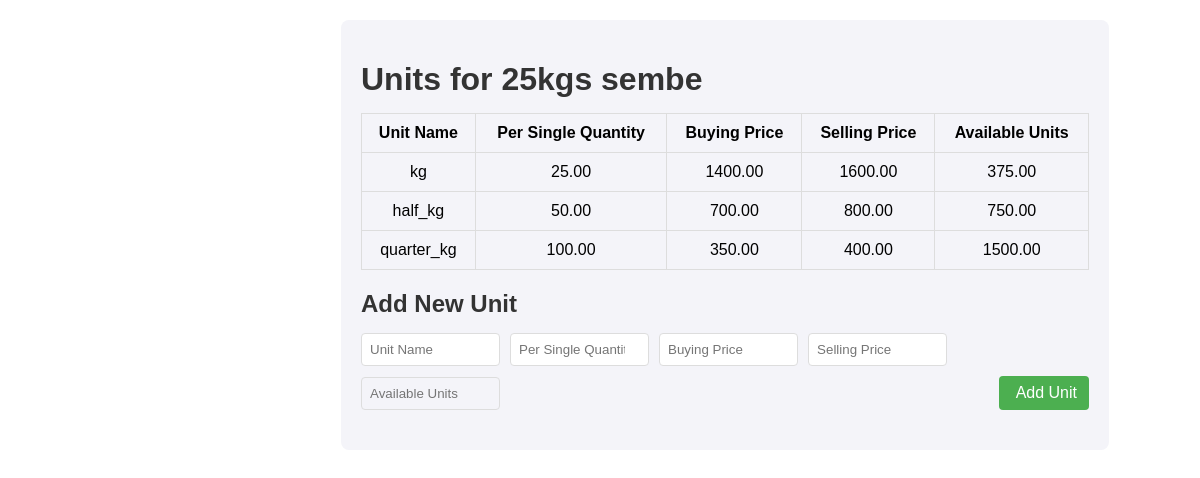
/view-create_units.php?id=1, run on the app's committed database.
### tables this page shows
CREATE TABLE `products` (
  `product_id` int(11) NOT NULL,
  `company_id` int(100) DEFAULT NULL,
  `created_by` int(100) DEFAULT NULL,
  `name` varchar(50) DEFAULT NULL,
  `quantity` decimal(10,2) DEFAULT NULL,
  `quantified` varchar(20) DEFAULT NULL,
  `under_stock_reminder` decimal(10,2) DEFAULT NULL,
  `buying_price` decimal(10,2) DEFAULT NULL,
  `selling_price` decimal(10,2) DEFAULT NULL
);

CREATE TABLE `units` (
  `unit_id` int(11) NOT NULL,
  `product_id` int(11) DEFAULT NULL,
  `company_id` int(11) NOT NULL,
  `created_by` int(11) NOT NULL,
  `name` varchar(20) DEFAULT NULL,
  `per_single_quantity` decimal(10,2) DEFAULT NULL,
  `buying_price` decimal(10,2) DEFAULT NULL,
  `selling_price` decimal(10,2) DEFAULT NULL,
  `available_units` decimal(10,2) DEFAULT NULL
);

### view-create_units.php (the view, shortened to what this page needs)
<?php
include 'db_connection.php';
$product_id = isset($_GET['id']) ? intval($_GET['id']) : 0;
$product_query = "SELECT * FROM products WHERE product_id = $product_id";
$product_result = mysqli_query($conn, $product_query);
$product = mysqli_fetch_assoc($product_result);
$unit_query = "SELECT * FROM units WHERE product_id = $product_id";
$unit_result = mysqli_query($conn, $unit_query);
?>
<!DOCTYPE html>
<html lang="en">
<head>
    <link rel="stylesheet" href="css/view-create_units.css">
</head>
<body>
    <div class="main-content">
        <div class="units-container">
            <h1>Units for <?= $product['name']; ?></h1>
            <table class="units-table">
                <thead>
                    <tr>
                        <th>Unit Name</th>
                        <th>Per Single Quantity</th>
                        <th>Buying Price</th>
                        <th>Selling Price</th>
                        <th>Available Units</th>
                    </tr>
                </thead>
                <tbody>
                    <?php while ($unit = mysqli_fetch_assoc($unit_result)): ?>
                    <tr>
                        <td><?= $unit['name']; ?></td>
                        <td><?= $unit['per_single_quantity']; ?></td>
                        <td><?= $unit['buying_price']; ?></td>
                        <td><?= $unit['selling_price']; ?></td>
                        <td><?= $unit['available_units']; ?></td>
                    </tr>
                    <?php endwhile; ?>
                </tbody>
            </table>
            <h2>Add New Unit</h2>
            <form action="confirm-new_unit.php" method="POST" class="unit-form">
                <input type="text" name="name" placeholder="Unit Name" required>
                <input type="number" step="0.01" name="per_single_quantity" placeholder="Per Single Quantity" required oninput="calculateAvailableUnits(<?= $product['quantity']; ?>)">
                <input type="number" step="0.01" name="buying_price" placeholder="Buying Price" required>
                <input type="number" step="0.01" name="selling_price" placeholder="Selling Price" required>
                <input type="text" id="available_units" name="available_units" placeholder="Available Units" readonly>
                <button type="submit" class="add-unit-button">
                    <i class='bx bx-plus'></i> Add Unit
                </button>
            </form>
        </div>
    </div>
</body>
</html>

### css/view-create_units.css (style rules this page uses)
body { font-family: Arial, sans-serif; margin: 0; }
.main-content { margin-left: 250px; padding: 20px; }
.units-container { width: 80%; margin: auto; padding: 20px; background-color: #f4f4f9; border-radius: 8px; }
.units-container h1, .units-container h2 { color: #333; margin-bottom: 15px; }
.units-table, .unit-form { width: 100%; margin-bottom: 20px; }
.units-table { border-collapse: collapse; margin-bottom: 20px; }
.units-table th, .units-table td { padding: 10px; border: 1px solid #ddd; text-align: center; }
.unit-form { display: flex; gap: 10px; align-items: center; flex-wrap: wrap; }
.unit-form input[type="text"], .unit-form input[type="number"] { width: calc(18% - 10px); padding: 8px; margin-bottom: 0; border: 1px solid #ddd; border-radius: 4px; }
.unit-form input[readonly] { background-color: #f4f4f9; }
.add-unit-button { margin-left: auto; display: flex; align-items: center; padding: 8px 12px; background-color: #4CAF50; color: white; border: none; border-radius: 4px; cursor: pointer; font-size: 16px; }

### data on the page
products: name "25kgs sembe"
units: name "kg", per_single_quantity "25.00", buying_price "1400.00", selling_price "1600.00", available_units "375.00"
units: name "half_kg", per_single_quantity "50.00", buying_price "700.00", selling_price "800.00", available_units "750.00"
units: name "quarter_kg", per_single_quantity "100.00", buying_price "350.00", selling_price "400.00", available_units "1500.00"
